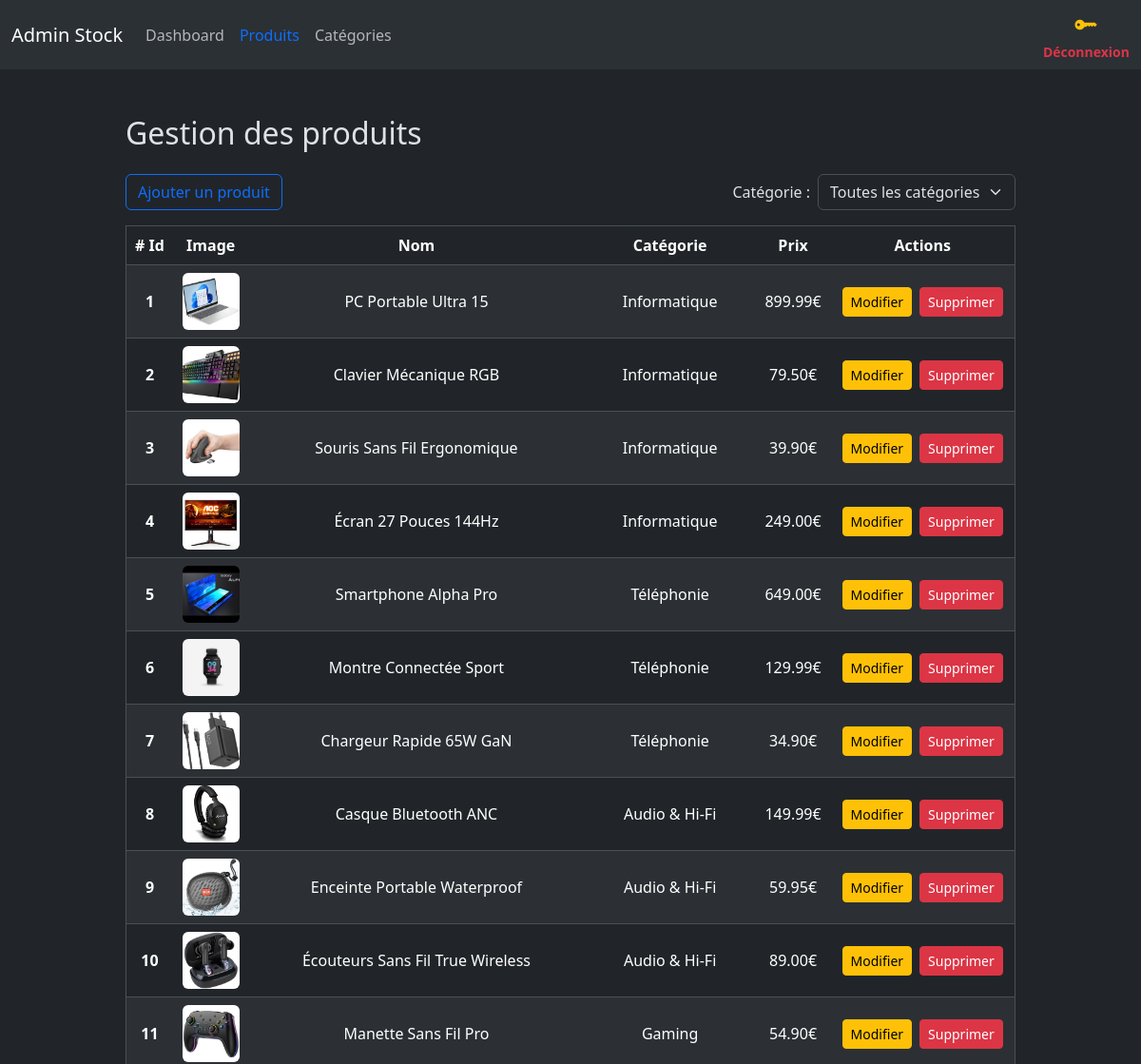
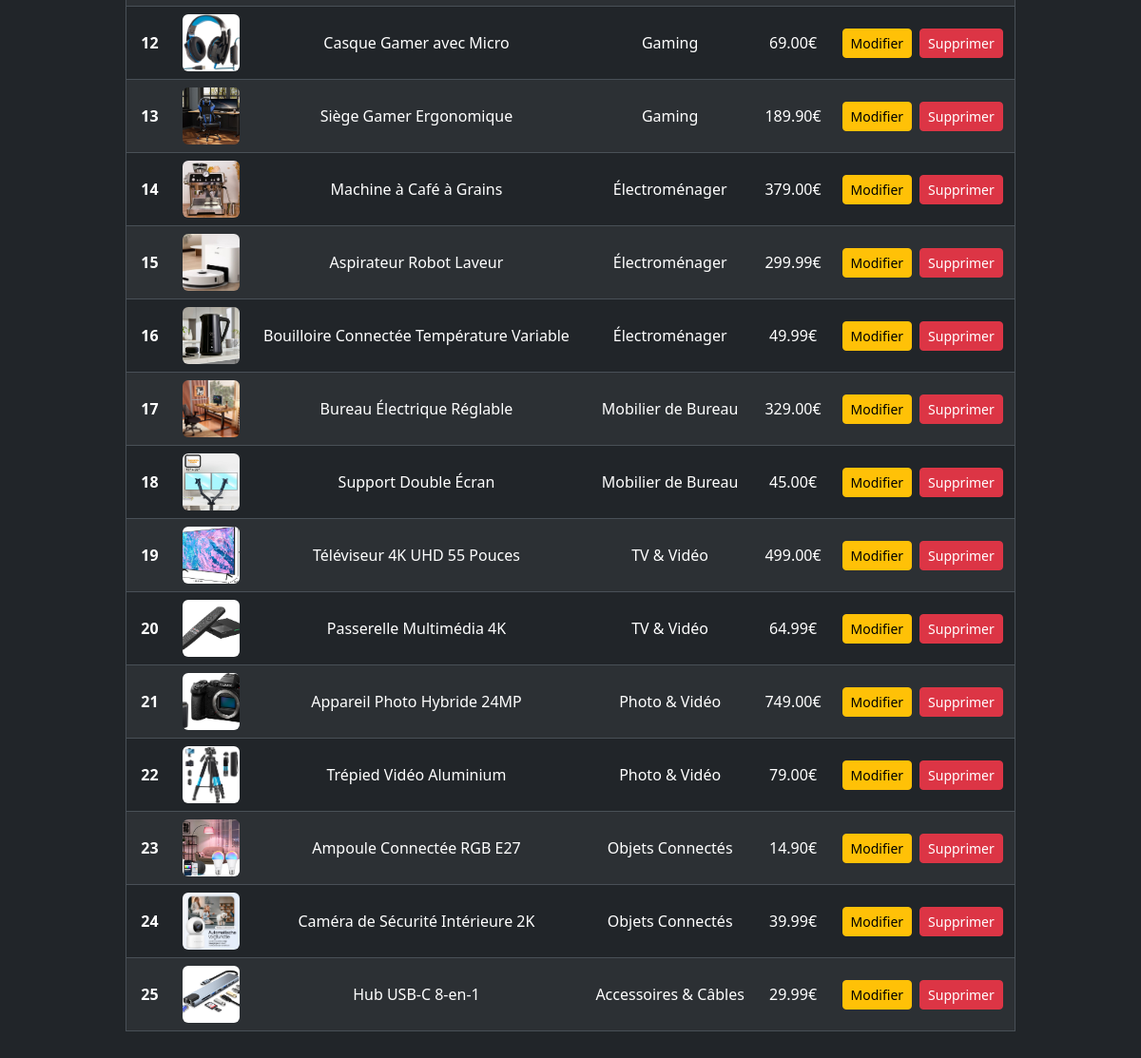
/admin/products.php (signed in), run on the app's committed database (2 pictures, top to bottom).
### tables this page shows
CREATE TABLE IF NOT EXISTS `products` (
  `id` int NOT NULL AUTO_INCREMENT,
  `name` varchar(255) NOT NULL,
  `description` text NOT NULL,
  `price` decimal(7,2) NOT NULL,
  `id_category` int NOT NULL,
  `cover` varchar(255) DEFAULT NULL,
  PRIMARY KEY (`id`),
  KEY `id_category` (`id_category`)
);

CREATE TABLE IF NOT EXISTS `categories` (
  `id` int NOT NULL AUTO_INCREMENT,
  `name` varchar(255) NOT NULL,
  `description` text,
  PRIMARY KEY (`id`)
);

### admin/functions.php (called while the page is built, shortened)
<?php
function dbQuery(PDO $pdo, string $sql, array $params = []): PDOStatement
{
    if(empty($params)){
        return $pdo->query($sql);
    }
    $stmt = $pdo->prepare($sql);
    $stmt->execute($params);
    return $stmt;
}
function fetchAll(PDO $pdo, string $sql, array $params = []): array
{
    return dbQuery($pdo, $sql, $params)->fetchAll(PDO::FETCH_ASSOC);
}

### admin/products.php (the view, shortened to what this page needs)
<?php
    require_once "../config/connexion.php";
    require "functions.php";
?>
<!DOCTYPE html>
<html lang="fr" data-bs-theme="dark">
<?php include("partials/head.php"); ?>
<body>
    <?php include("partials/nav.php"); ?>
    <div class="container-fluid py-5 mx-auto" style="width: 80vw;">
        <h2>Gestion des produits</h2>
        <?php
            $selectedCategory = $_GET['category'] ?? '';
            if (!empty($selectedCategory) && filter_var($selectedCategory, FILTER_VALIDATE_INT)) {
                $products = fetchAll($bdd, "
                    SELECT products.*, categories.name AS category_name
                    FROM products
                    JOIN categories ON products.id_category = categories.id
                    WHERE products.id_category = ?
                    ORDER BY products.id ASC
                ", [$selectedCategory]);
            } else {
                $products = fetchAll($bdd, "
                    SELECT products.*, categories.name AS category_name
                    FROM products
                    JOIN categories ON products.id_category = categories.id
                    ORDER BY products.id ASC
                ");
            }
        ?>
        <div class="d-flex justify-content-between align-items-center">
            <a href="addProduct.php" class="btn btn-outline-primary my-3">Ajouter un produit</a>
            <form method="GET" action="products.php" class="d-flex align-items-center gap-2">
                <label for="category" class="mb-0">Catégorie :</label>
                <select name="category" id="category" class="form-select" style="width: auto;" onchange="this.form.submit()">
                    <option value="">Toutes les catégories</option>
                </select>
            </form>
        </div>
        <div class="table-responsive">
            <table class="table table-hover table-striped align-middle text-center w-100 border">
                <thead>
                    <tr>
                        <th scope="col"># Id</th>
                        <th scope="col">Image</th>
                        <th scope="col">Nom</th>
                        <th scope="col">Catégorie</th>
                        <th scope="col">Prix</th>
                        <th scope="col">Actions</th>
                    </tr>
                </thead>
                <tbody>
                    <?php foreach ($products as $product) : ?>
                        <tr>
                            <th scope="row"><?= $product['id'] ?></th>
                            <?php
                                $coverPath = "../images/" . ($product['cover'] ?? '');
                                $hasImage = !empty($product['cover']) && file_exists($coverPath);
                            ?>
                            <td>
                                <?php if ($hasImage) : ?>
                                    <img src="<?= htmlspecialchars($coverPath) ?>"
                                        alt="<?= htmlspecialchars($product['name']) ?>"
                                        class="rounded"
                                        style="width: 60px; height: 60px; object-fit: cover;">
                                <?php endif; ?>
                            </td>
                            <td><?= htmlspecialchars($product['name']) ?></td>
                            <td><?= htmlspecialchars($product['category_name']) ?></td>
                            <td><?= $product['price'] ?>€</td>
                            <td>
                                <div class="d-flex justify-content-center gap-2">
                                    <a href="updateProduct.php?id=<?= urlencode($product['id']) ?>" class="btn btn-warning btn-sm">
                                        Modifier
                                    </a>
                                    <button type="button" class="btn btn-danger btn-sm" data-bs-toggle="modal" data-bs-target="#exampleModal<?= $product['id'] ?>">
                                        Supprimer
                                    </button>
                                </div>
                            </td>
                        </tr>
                    <?php endforeach; ?>
                </tbody>
            </table>
        </div>
    </div>
</body>
</html>

### admin/partials/head.php (shortened to what this page needs)
<head>
    <link href="https://cdn.jsdelivr.net/npm/bootstrap@5.3.8/dist/css/bootstrap.min.css" rel="stylesheet">
    <link rel="stylesheet" href="https://cdn.jsdelivr.net/npm/bootstrap-icons@1.11.3/font/bootstrap-icons.min.css">
</head>

### admin/partials/nav.php (shortened to what this page needs)
<?php
    $currentPage = basename($_SERVER['PHP_SELF']);
?>
<nav class="navbar navbar-expand-lg bg-body-tertiary" style="--bs-navbar-active-color: #0d6efd;">
  <div class="container-fluid">
    <a class="navbar-brand" href="../index.php">Admin Stock</a>
    <div class="collapse navbar-collapse" id="navbarNav">
      <ul class="navbar-nav">
        <li class="nav-item">
          <a class="nav-link <?= ($currentPage === 'dashboard.php') ? 'active' : '' ?>"
             <?= ($currentPage === 'dashboard.php') ? 'aria-current="page"' : '' ?>
             href="dashboard.php">Dashboard</a>
        </li>
        <li class="nav-item">
          <a class="nav-link <?= ($currentPage === 'products.php') ? 'active' : '' ?>"
             <?= ($currentPage === 'products.php') ? 'aria-current="page"' : '' ?>
             href="products.php">Produits</a>
        </li>
        <li class="nav-item">
          <a class="nav-link <?= ($currentPage === 'categories.php') ? 'active' : '' ?>"
             <?= ($currentPage === 'categories.php') ? 'aria-current="page"' : '' ?>
             href="categories.php">Catégories</a>
        </li>
      </ul>
      <ul class="navbar-nav ms-auto">
        <a href="dashboard.php?deco=1" title="Accès rapide Admin" class="text-decoration-none">
            <div class="text-center">
                <i class="bi bi-key-fill fs-4 text-warning"></i>
                <span class="d-block small text-danger fw-bold">Déconnexion</span>
            </div>
        </a>
      </ul>
    </div>
  </div>
</nav>

### data on the page
products: id "1", cover (picture), name "PC Portable Ultra 15", id_category.name "Informatique", price "899.99"
products: id "2", cover (picture), name "Clavier Mécanique RGB", id_category.name "Informatique", price "79.50"
products: id "3", cover (picture), name "Souris Sans Fil Ergonomique", id_category.name "Informatique", price "39.90"
products: id "4", cover (picture), name "Écran 27 Pouces 144Hz", id_category.name "Informatique", price "249.00"
products: id "5", cover (placeholder picture), name "Smartphone Alpha Pro", id_category.name "Téléphonie", price "649.00"
products: id "6", cover (picture), name "Montre Connectée Sport", id_category.name "Téléphonie", price "129.99"
products: id "7", cover (picture), name "Chargeur Rapide 65W GaN", id_category.name "Téléphonie", price "34.90"
products: id "8", cover (picture), name "Casque Bluetooth ANC", id_category.name "Audio & Hi-Fi", price "149.99"
products: id "9", cover (picture), name "Enceinte Portable Waterproof", id_category.name "Audio & Hi-Fi", price "59.95"
products: id "10", cover (picture), name "Écouteurs Sans Fil True Wireless", id_category.name "Audio & Hi-Fi", price "89.00"
products: id "11", cover (picture), name "Manette Sans Fil Pro", id_category.name "Gaming", price "54.90"
products: id "12", cover (picture), name "Casque Gamer avec Micro", id_category.name "Gaming", price "69.00"
products: id "13", cover (picture), name "Siège Gamer Ergonomique", id_category.name "Gaming", price "189.90"
products: id "14", cover (picture), name "Machine à Café à Grains", id_category.name "Électroménager", price "379.00"
products: id "15", cover (picture), name "Aspirateur Robot Laveur", id_category.name "Électroménager", price "299.99"
products: id "16", cover (picture), name "Bouilloire Connectée Température Variable", id_category.name "Électroménager", price "49.99"
products: id "17", cover (picture), name "Bureau Électrique Réglable", id_category.name "Mobilier de Bureau", price "329.00"
products: id "18", cover (picture), name "Support Double Écran", id_category.name "Mobilier de Bureau", price "45.00"
products: id "19", cover (picture), name "Téléviseur 4K UHD 55 Pouces", id_category.name "TV & Vidéo", price "499.00"
products: id "20", cover (picture), name "Passerelle Multimédia 4K", id_category.name "TV & Vidéo", price "64.99"
products: id "21", cover (picture), name "Appareil Photo Hybride 24MP", id_category.name "Photo & Vidéo", price "749.00"
products: id "22", cover (picture), name "Trépied Vidéo Aluminium", id_category.name "Photo & Vidéo", price "79.00"
products: id "23", cover (picture), name "Ampoule Connectée RGB E27", id_category.name "Objets Connectés", price "14.90"
products: id "24", cover (picture), name "Caméra de Sécurité Intérieure 2K", id_category.name "Objets Connectés", price "39.99"
products: id "25", cover (picture), name "Hub USB-C 8-en-1", id_category.name "Accessoires & Câbles", price "29.99"
